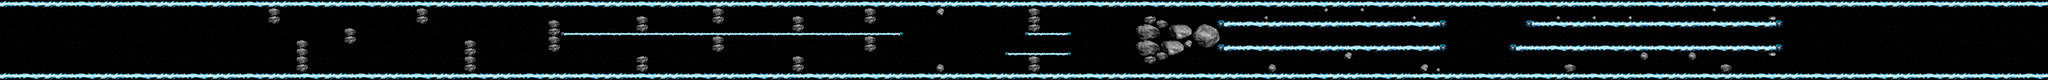

Below is a game level as drawn by its tile map, then a one-line description and the .tmx that defines it (tile-layer data replaced by summaries):
An orthogonal 512x20 tile map with 16x16 px tiles, 3 tile layers (background, walls, hazards).

<map version="1.0" orientation="orthogonal" width="512" height="20" tilewidth="16" tileheight="16">
 <tileset firstgid="1" name="reversePolarity Full" tilewidth="16" tileheight="16">
  <image source="reversePolarity Full.png" width="960" height="320" />
 </tileset>
 <layer name="background" width="512" height="20">
  <data>[10240 cells, 10240 non-empty, 320 distinct tile ids]</data>
 </layer>
 <layer name="walls" width="512" height="20">
  <data>[10240 cells, 2689 non-empty, 62 distinct tile ids]</data>
 </layer>
 <layer name="hazards" width="512" height="20">
  <data>[10240 cells, 419 non-empty, 111 distinct tile ids]</data>
 </layer>
</map>
